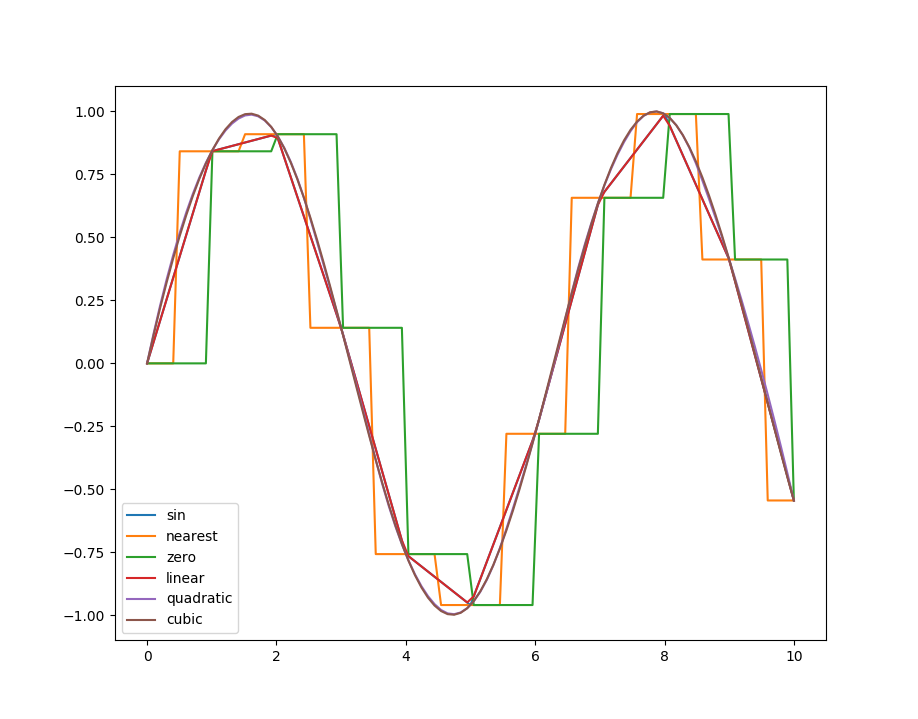

Recreate this plot in Python.
import numpy as np
from scipy import interpolate
import matplotlib.pyplot as plt

x = np.linspace(0, 10, 11)
y = np.sin(x)

xnew = np.linspace(0, 10, 100);
legend = []
legend_text = [ 'sin' ]

plt.plot(x, y)

for k in ['nearest', 'zero', 'linear', 'quadratic', 'cubic']:
   f = interpolate.interp1d(x, y, kind=k)
   legend.append(plt.plot(xnew, f(xnew), label=k))
   legend_text.append(k)

plt.legend(legend_text)
plt.show()
